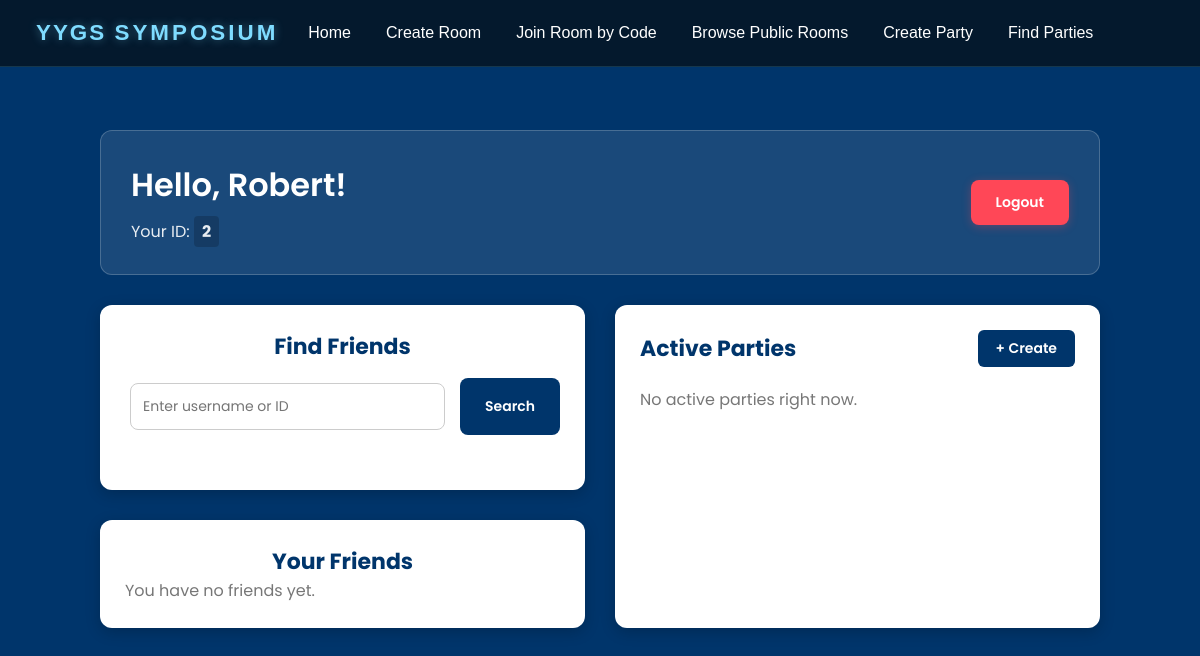
/ (signed in), run on an earlier commit of the app's database.
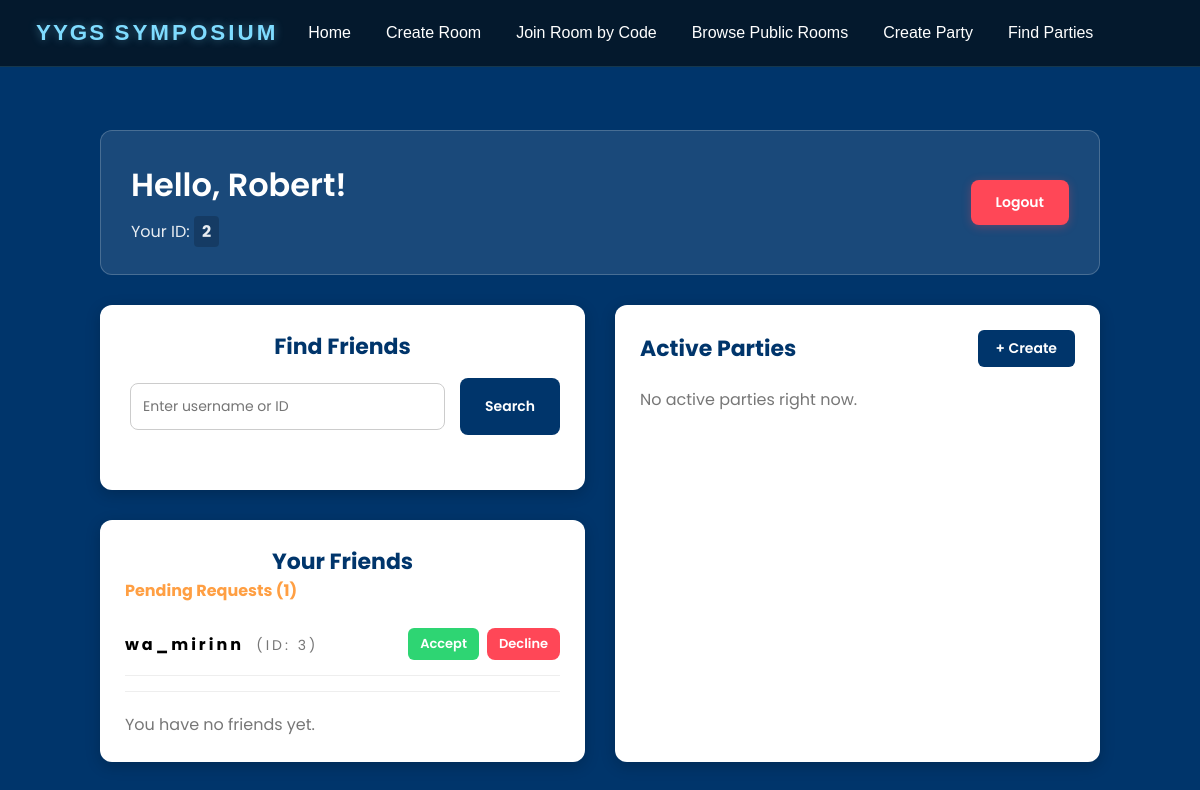
And on a later commit of the database.
### models.py (models this page shows)
class User(db.Model):
    id = db.Column(db.Integer, primary_key=True)
    username = db.Column(db.String(100), unique=True, nullable=False)
    email = db.Column(db.String(100), unique=True, nullable=False)
    password = db.Column(db.String(100), nullable=False)

class Friendship(db.Model):
    id = db.Column(db.Integer, primary_key=True)
    requester_id = db.Column(db.Integer, db.ForeignKey('user.id'), nullable=False)
    receiver_id = db.Column(db.Integer, db.ForeignKey('user.id'), nullable=False)
    status = db.Column(db.String(20), default='pending', nullable=False)
    created_at = db.Column(db.DateTime, default=datetime.utcnow)
    requester = db.relationship('User', foreign_keys=[requester_id], backref='sent_requests')
    receiver = db.relationship('User', foreign_keys=[receiver_id], backref='received_requests')

### app.py (the view)
@app.route('/', methods=['GET', 'POST'])
@login_required
def home():
    user = User.query.get(session['user_id'])
    parties = Party.query.order_by(Party.created_at.desc()).all()
    chat_info = chat.chat_info(user.id)
    search_results = None
    search_query = None
    if request.method == 'POST':
        info = chat.user_search(request=request, session=session)
        search_results = info.get("results")
        search_query = info.get("query")
    return render_template('home.html', user=user, username=session['username'],
            parties=parties, friends=chat_info["friends"], pending=chat_info["pending"], rooms=chat_info["rooms"],
            search_results=search_results, search_query=search_query)

### app.py (called while the page is built)
def login_required(f):
    @wraps(f)
    def decorated_function(*args, **kwargs):
        if 'user_id' not in session:
            flash('Please log in first.', 'error')
            return redirect(url_for('login'))
        return f(*args, **kwargs)
    return decorated_function

### chat.py (called while the page is built)
def chat_info(userid) -> dict:
    info = {}
    sent = Friendship.query.filter_by(requester_id=userid, status='accepted').all()
    receieved = Friendship.query.filter_by(receiver_id=userid, status='accepted').all()
    info["friends"] = [f.receiver for f in sent] + [f.requester for f in receieved]
    info["pending"] = Friendship.query.filter_by(receiver_id=userid, status='pending').all()
    memberships = ChatRoomMember.query.filter_by(user_id=userid).all()
    info["rooms"] = [m.room for m in memberships]
    return info

### templates/home.html (shortened to what this page needs)
<!DOCTYPE html>
<html lang="en">
<head>
    <link rel="stylesheet" href="{{ url_for('static', filename='style.css') }}">
</head>
<body>
    {% include 'components/header.html' %}
    <div class="dashboard-container">
        <div class="dashboard-header-banner">
            <div class="dashboard-welcome">
                <h1>Hello, {{ username }}!</h1>
                <p>Your ID: <strong>{{ user.id }}</strong></p>
            </div>
            <a href="{{ url_for('logout') }}" class="btn btn-logout">Logout</a>
        </div>
        <div class="dashboard-grid">
            <div class="dashboard-column">
                <div class="dashboard-card">
                    <h2>Find Friends</h2>
                    <form method="POST" action="{{ url_for('home') }}" class="search-form">
                        <input type="text" name="query" value="{{ search_query or '' }}" placeholder="Enter username or ID" required class="search-input">
                        <button type="submit" class="btn btn-primary search-btn">Search</button>
                    </form>
                </div>
                <div class="dashboard-card">
                    <h2>Your Friends</h2>
                    {% if pending %}
                        <div style="margin-bottom: 20px; padding-bottom: 15px; border-bottom: 1px solid #eee;">
                            <h3 style="font-size: 16px; margin-top: 0; margin-bottom: 10px; color: #ff9f43;">Pending Requests ({{ pending|length }})</h3>
                            <ul class="dashboard-list">
                            {% for req in pending %}
                                <li class="dashboard-list-item">
                                    <span class="item-info"><strong>{{ req.requester.username }}</strong> <span class="item-id">(ID: {{ req.requester.id }})</span></span>
                                    <div style="display: flex; gap: 8px;">
                                        <form method="POST" action="{{ url_for('accept_friend', friendship_id=req.id) }}" style="margin: 0;">
                                            <button type="submit" class="btn btn-success" style="padding: 6px 12px; font-size: 13px;">Accept</button>
                                        </form>
                                        <form method="POST" action="{{ url_for('decline_friend', friendship_id=req.id) }}" style="margin: 0;">
                                            <button type="submit" class="btn btn-logout" style="padding: 6px 12px; font-size: 13px; box-shadow: none;">Decline</button>
                                        </form>
                                    </div>
                                </li>
                            {% endfor %}
                            </ul>
                        </div>
                    {% endif %}
                    {% if friends %}
                        <ul class="dashboard-list">
                        {% for friend in friends %}
                            <li class="dashboard-list-item">
                                <span class="item-info"><strong>{{ friend.username }}</strong> <span class="item-id">(ID: {{ friend.id }})</span></span>
                                <a href="{{ url_for('direct_message', friend_id=friend.id) }}" class="btn btn-success">Chat</a>
                            </li>
                        {% endfor %}
                        </ul>
                    {% else %}
                        <p class="empty-state">You have no friends yet.</p>
                    {% endif %}
                </div>
            </div>
            <div class="dashboard-column">
                <div class="dashboard-card full-height">
                    <div class="card-header">
                        <h2>Active Parties</h2>
                        <a href="{{ url_for('create_party') }}" class="btn btn-primary">+ Create</a>
                    </div>
                    {% if parties %}
                        <ul class="dashboard-list">
                        {% for party in parties %}
                            <li class="dashboard-list-item">
                                <div class="item-info">
                                    <strong class="item-title">{{ party.r_name }}</strong>
                                    <span class="item-subtitle">Hosted by {{ party.p_host }}</span>
                                </div>
                                <a href="{{ url_for('view_party', party_id=party.id) }}" class="btn btn-info">Join / View</a>
                            </li>
                        {% endfor %}
                        </ul>
                    {% else %}
                        <p class="empty-state">No active parties right now.</p>
                    {% endif %}
                </div>
            </div>
        </div>
    </div>
</body>
</html>

### templates/components/header.html
<nav class="navbar">
    <div class="logo">
        YYGS <span>SYMPOSIUM<span>
    </div>
    <ul class="nav-links">
        <li><a href="{{ url_for('home') }}">Home</a></li>
        <li><a href="{{ url_for('create_room') }}">Create Room</a></li>
        <li><a href="{{ url_for('join_room') }}">Join Room by Code</a></li>
        <li><a href="{{ url_for('browse_rooms') }}">Browse Public Rooms</a></li>
        <li><a href="{{ url_for('create_party') }}">Create Party</a></li>
        <li><a href="{{ url_for('party_search') }}">Find Parties</a></li>
    </ul>
</nav>

### static/style.css (style rules this page uses)
* { margin: 0; padding: 0; }
body { font-family: Arial, sans-serif; background-color: #00356B; color: white; margin: 0; padding-top: 90px; }
h1 { font-size: 48px; }
span { letter-spacing: 3px; }
.search-form { margin-bottom: 30px; }
input { padding: 5px; margin: 5px; }
.navbar { position:fixed; top:0; left:0; width:100%; padding:20px 3%; display:flex; justify-content:flex-start; align-items:center; background:rgba(6,20,32,.82); backdrop-filter:blur(18px); border-bottom:1px solid rgba(127,220,255,.15); z-index:1000; }
.logo { color:#7fdcff; font-size:1.4rem; font-weight:700; letter-spacing:2px; text-shadow:0 0 10px rgba(127,220,255,.4); margin-right: 30px; }
.nav-links { display:flex; list-style:none; gap:35px; }
.nav-links a { color:white; text-decoration:none; font-weight:500; transition:.3s; position:relative; }
.nav-links a::after { content:""; position:absolute; left:0; bottom:-6px; width:0; height:2px; background:#7fdcff; transition:.3s; }
h2 { text-align: center; margin-top: 30px; }
p { text-align: center; }
.dashboard-container { max-width: 1000px; margin: 40px auto; padding: 0 20px; font-family: 'Poppins', sans-serif; }
.dashboard-header-banner { background-color: rgba(255, 255, 255, 0.1); border: 1px solid rgba(255, 255, 255, 0.2); color: white; padding: 30px; border-radius: 12px; margin-bottom: 30px; display: flex; justify-content: space-between; align-items: center; }
.dashboard-welcome h1 { margin: 0; font-size: 32px; font-weight: 600; text-align: left; }
.dashboard-welcome p { margin: 10px 0 0 0; opacity: 0.9; font-size: 16px; text-align: left; }
.dashboard-welcome strong { background: rgba(0,0,0,0.2); padding: 4px 8px; border-radius: 4px; }
.dashboard-grid { display: grid; grid-template-columns: 1fr 1fr; gap: 30px; }
.dashboard-column { display: flex; flex-direction: column; gap: 30px; }
.dashboard-card { background-color: white; color: black; padding: 25px; border-radius: 12px; box-shadow: 0 4px 15px rgba(0,0,0,0.2); }
.dashboard-card.full-height { height: 100%; box-sizing: border-box; }
.dashboard-card h2 { color: #00356B; margin-top: 0; font-size: 22px; }
.card-header { display: flex; justify-content: space-between; align-items: center; margin-bottom: 20px; }
.card-header h2 { margin-bottom: 0; }
.search-form { display: flex; gap: 10px; margin-top: 15px; }
.search-input { flex-grow: 1; padding: 12px; border: 1px solid #ccc; border-radius: 8px; outline: none; font-family: 'Poppins', sans-serif; font-size: 14px; }
.dashboard-list { list-style: none; padding: 0; margin: 0; }
.dashboard-list-item { display: flex; justify-content: space-between; align-items: center; padding: 15px 0; border-bottom: 1px solid #eee; }
.item-info { font-size: 16px; text-align: left; }
.item-info .item-id, .item-info .item-subtitle { color: #777; font-size: 14px; margin-left: 5px; }
.empty-state { color: #777; margin-bottom: 0; text-align: left; }
.btn { padding: 8px 18px; border-radius: 6px; text-decoration: none; font-size: 14px; font-weight: 600; border: none; cursor: pointer; font-family: 'Poppins', sans-serif; display: inline-block; text-align: center; }
.btn-primary { background-color: #00356B; color: white; }
.search-btn { padding: 0 25px; border-radius: 8px; }
.btn-logout { background-color: #ff4757; color: white; padding: 12px 25px; border-radius: 8px; transition: background 0.3s; box-shadow: 0 2px 10px rgba(255,71,87,0.3); }
.btn-success { background-color: #2ed573; color: white; }

What changed in the data, as far as the page shows it:
added Friendship: requester.username "wa_mirinn", requester.id "3"
Also different on the page:
{{ pending|length }}: (not shown) → "1"
text now shown: "Pending Requests ( )"
